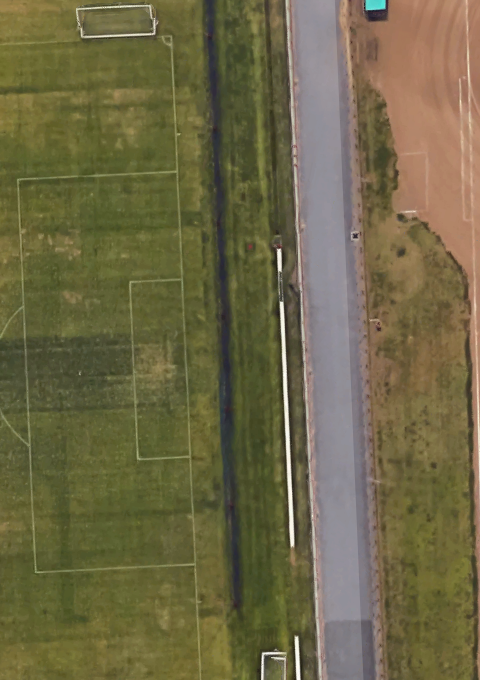
//> input picture src/test_opencv/image/akigasemap.png, 480 x 680 px
$ ./matching   (built with g++ and OpenCV 4)
//> lines starting //> are read from the running program, lines starting //| are printed output that depends on the picture; after the words box and inside, x2 and y2 are one past the last pixel; in counts of white or black regions, pixels touching at a corner belong together
#include <opencv2/highgui/highgui.hpp>
#include <opencv2/imgproc/imgproc.hpp>
#include <opencv2/core/core.hpp>
#include <iostream>
#include <time.h>
#include <vector>
#define _USE_MATH_DEFINES
#include <math.h>

using namespace std;

int main(){
	//時間計測
	clock_t start, end;
	//時間計測開始
	start = clock();

	//画素あたりの長さ[cm]
	int pixel_length = 5;
	//スキャンパラメータ
	int scan_angle = 5;
	int scan_time = 360 / scan_angle;

	//閾値
	float threshold = 0.98;
	//閾値以上のマッチング点数をカウントする変数
	int count_match_point = 0;


	//地図画像を読み込む
	cv::Mat src_image = cv::imread("/home/user/catkin_ws/src/test_opencv/image/akigasemap.png");
//> src_image is the input picture: 680 rows x 480 cols, CV_8UC3; mean B, G, R 69.9, 103.6, 110.3
	//cv::namedWindow("画像");
	//cv::imshow("原画像",src_image);
	//テンプレート画像を読み込む
	cv::Mat temp_image = cv::imread("/home/user/catkin_ws/src/test_opencv/image/akigasetemp.png");
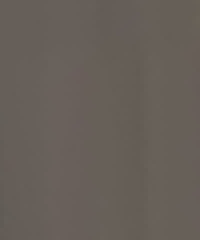
//> input picture src/test_opencv/image/akigasetemp.png, 50 x 60 px (shown 4 times larger)
//> temp_image is the input picture: 60 rows x 50 cols, CV_8UC3; mean B, G, R 88.7, 95.4, 102.8
	//cv::namedWindow("テンプレート画像");
	//cv::imshow("テンプレート画像",temp_image);
	//テンプレート画像の中心値を出す
	cv::Point2f center(temp_image.cols * 0.5, temp_image.rows*0.5);
//> center = Point(25, 30)
	//回転パラメータ
	float angle = 0;
	float scale = 1.0;

	vector<int> pos_x(scan_time,0), pos_y(scan_time,0), TM_angle(scan_time,0);
	vector<double> TM(scan_time);
	cv::Mat result;
	cv::Point maxPt;

	//volの格納配列
	vector<vector<float> > match_val_point;
	match_val_point.resize(4);

	//各角度でマッチングする
	for (int i = 0; i < scan_time; i++){
		//2次元の回転行列を計算
		cv::Mat affine_matrix = cv::getRotationMatrix2D(center, angle, scale);
		//テンプレート画像を回転
		cv::Mat rotation_temp_image;
		cv::warpAffine(temp_image, rotation_temp_image, affine_matrix, temp_image.size());
		//cv::namedWindow("回転テンプレート画像");
		//cv::imshow("回転テンプレート画像", rotation_temp_image);
		//テンプレートマッチング
		cv::matchTemplate(src_image, rotation_temp_image, result, CV_TM_CCORR_NORMED);
		//cv::namedWindow("マッチング画像");
		//cv::imshow("マッチング画像", result);

		//Valが最大となるマッチング点の座標取得
		double max_Val;
		minMaxLoc(result, 0, &max_Val, 0, &maxPt);
		TM_angle[i] = angle;
		pos_x[i] = maxPt.x;
		pos_y[i] = maxPt.y;
		TM[i] = max_Val;

		//Valの格納
		for (int j = 0; j < result.rows; j++){
			for (int k = 0; k < result.cols; k++){
				if (result.at<float>(j, k) > threshold){
					match_val_point[0].push_back(result.at<float>(j, k));
					match_val_point[1].push_back(k);
					match_val_point[2].push_back(j);
					match_val_point[3].push_back(angle);
					count_match_point ++;
				}
			}
		}

		angle = angle + scan_angle;
	}
//> this loop made 72 passes
//> (max_Val, maxPt, count_match_point) on passes 1 to 12: (0.997, Point(292, 10), 41128), (0.983, Point(288, 30), 43918), (0.969, Point(308, 470), 43918), (0.956, Point(301, 213), 43918), (0.946, Point(301, 212), 43918), (0.937, Point(301, 211), 43918), (0.93, Point(301, 210), 43918), (0.924, Point(301, 209), 43918), (0.92, Point(301, 209), 43918), (0.917, Point(302, 211), 43918), (0.917, Point(302, 212), 43918), (0.917, Point(302, 212), 43918)
//> pass 1, `cv::matchTemplate(src_image, rotation_temp_image, result, CV_TM_CCORR_..`:
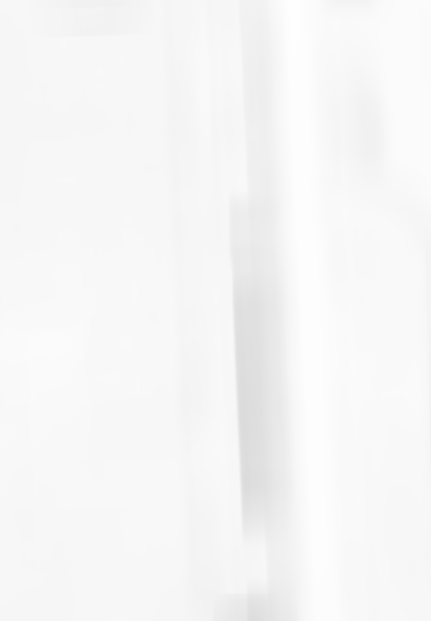
//> result: 621 rows x 431 cols, CV_32FC1; min 0.862, max 0.997, mean 0.968
//> pass 2, `cv::warpAffine(temp_image, rotation_temp_image, affine_matrix, temp_im..`:
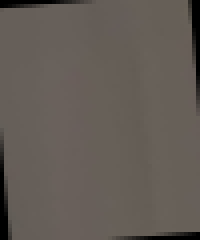
//> rotation_temp_image: 60 rows x 50 cols, CV_8UC3 (shown 4 times larger); mean B, G, R 85.1, 91.6, 98.6
//> pass 3, `cv::warpAffine(temp_image, rotation_temp_image, affine_matrix, temp_im..`:
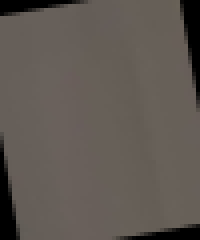
//> rotation_temp_image: 60 rows x 50 cols, CV_8UC3 (shown 4 times larger); mean B, G, R 82.1, 88.3, 95.1
//> after the loop, angle = 360; maxPt = Point(291, 25); TM_angle = 72 values from 0 to 355; pos_x = 72 values, max 411 at index 49, min 288 at index 1, mean 312.9; pos_y = 72 values, max 573 at index 67, min 10 at index 0, mean 346.3; TM = 72 values, max 0.997 at index 0, min 0.914 at index 26, mean 0.933; count_match_point = 48868

	//最も大きい値をとる時の中心画素座標を調べる
	int check_add = 0;
	float check_Val = TM[0];
//> check_Val = 0.997
	int TM_i;
	float max_pos_x, max_pos_y, max_angle;
	for (TM_i = 0; TM_i < scan_time; TM_i++){
		if (check_Val < TM[TM_i]){
			check_Val = TM[TM_i];
			check_add = TM_i;
		}
	}
//> after the loop, check_Val = 0.997; check_add = 0
	max_pos_x = pos_x[check_add] + temp_image.cols * 0.5;
//> max_pos_x = 317
	max_pos_y = pos_y[check_add] + temp_image.rows * 0.5;
//> max_pos_y = 40
	max_angle = TM_angle[check_add];
//> max_angle = 0

	//地図上の自己位置座標を計算する[m]
	float image_to_robot = 0.5;		//画像の端からロボットまでの距離
	float pix_of_image_to_robot = image_to_robot * 100 / pixel_length;		//ピクセルに変換
	float max_radian = max_angle / 180 * M_PI;
//> max_radian = 0
	float my_pos_x, my_pos_y, my_angle, my_pix_x, my_pix_y;
	my_pix_x = (max_pos_x + (temp_image.rows * 0.5 + pix_of_image_to_robot) * sin(max_radian));
//> my_pix_x = 317
	my_pix_y = (max_pos_y + (temp_image.rows * 0.5 + pix_of_image_to_robot) * cos(max_radian));
//> my_pix_y = 80
	my_pos_x = my_pix_x * pixel_length / 1000;
//> my_pos_x = 1.59
	my_pos_y = my_pix_y * pixel_length / 1000;
//> my_pos_y = 0.4
	my_angle = max_angle;
//> my_angle = 0


	//時間計測終了
	end = clock();
	double result_of_time = (end - start) ;
	//時間を表示する
	cout << result_of_time <<"μs"<< endl;

	cout << "threshold=" <<threshold << endl;
	cout << "閾値以上の点数" << count_match_point;
//| 閾値以上の点数48868
/*	for (int i = 0; i < count_match_point; i++){
		cout << "[val=" << match_val_point[0][i] << ",x=" << match_val_point[1][i] << ",y=" << match_val_point[2][i] << ",angle=" << match_val_point[3][i] << "°]" << endl;
	}*/
	cout <<"maxVal="<<check_Val<<endl;
//| maxVal=0.996773
	cout <<"自己位置画素座標[pixel]("<< my_pix_x <<","<< my_pix_y<<","<<my_angle<<"度)"<< endl;
//| 自己位置画素座標[pixel](317,80,0度)
	cout <<"地図上の自己位置[m]("<<my_pos_x<<","<<my_pos_y<<","<<my_angle<<"度)"<<endl;
//| 地図上の自己位置[m](1.585,0.4,0度)

	//マッチングを表示する
	cv::circle(src_image,cv::Point(max_pos_x,max_pos_y),temp_image.rows * 0.5,cv::Scalar(0,255,255),2,8,0);
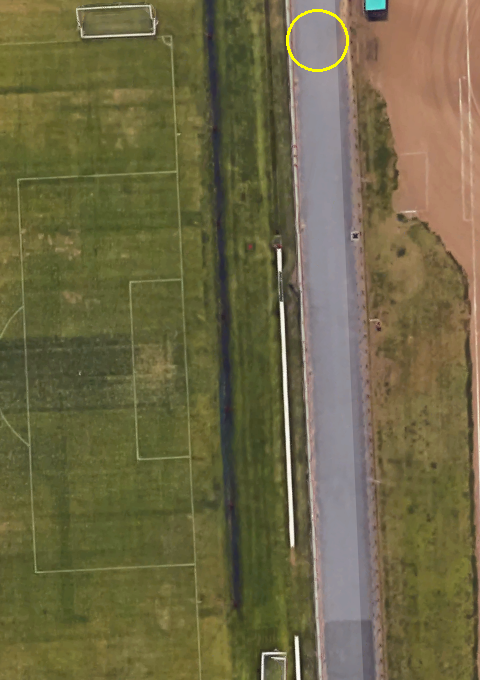
//> src_image: 680 rows x 480 cols, CV_8UC3; 0.17% of pixels changed, all inside (x1, y1, x2, y2) = (286, 9, 349, 72)
	cv::namedWindow("マッチング表示画像");
	cv::imshow("マッチング表示画像",src_image);


	cv::waitKey(0);
	cv::destroyAllWindows();

	return 0;
}
